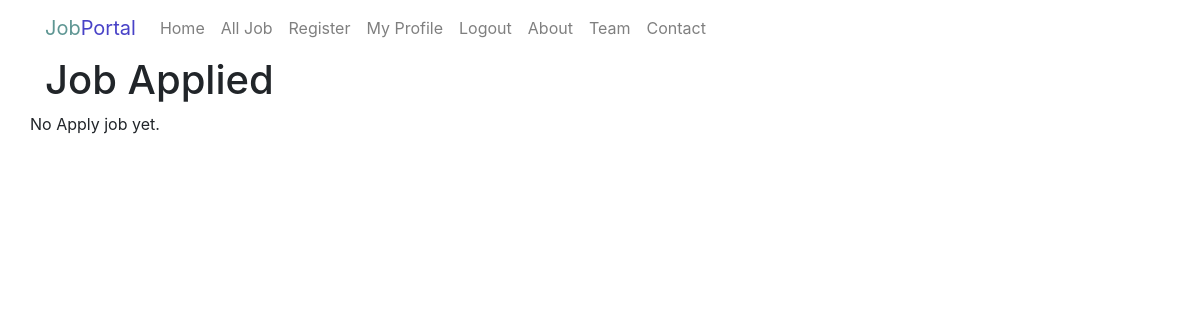
Page /applied-job/ (signed in) on the earlier database version.
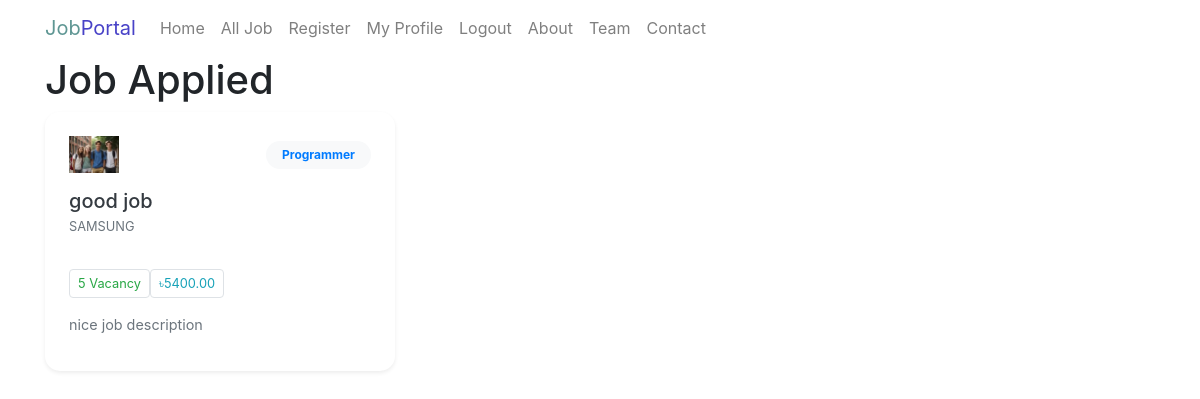
Same page on the later database version.
### Job_Portal_App/models.py (models this page shows, shortened)
class ApplyJobModel(models.Model):
    applied_by = models.ForeignKey(
        JobSeekerProfileModel,
        on_delete=models.CASCADE,
        related_name="my_applications",
        null=True,
    )
    applied_job = models.ForeignKey(
        JobPostModel,
        on_delete=models.CASCADE,
        related_name="applicants",
        null=True,
    )
    resume = models.FileField(upload_to="resumes/", null=True)
    applied_at = models.DateTimeField(auto_now_add=True, null=True)

class JobPostModel(models.Model):
    title = models.CharField(max_length=255, null=True)
    vacancy = models.PositiveIntegerField(null=True)
    category = models.ForeignKey(
        CategoryModel, on_delete=models.CASCADE, max_length=20, null=True,related_name='job_category'
    )
    job_description = models.TextField(null=True)
    skills_set = models.TextField(null=True)
    salary = models.DecimalField(max_digits=10, decimal_places=2, null=True)
    deadline = models.DateField(null=True)
    created_at = models.DateTimeField(auto_now_add=True, null=True)
    posted_by = models.ForeignKey(
        RecruiterProfileModel,
        on_delete=models.CASCADE,
        related_name="job_posts",
        null=True,
    )

class RecruiterProfileModel(models.Model):
    recruiter = models.OneToOneField(
        UserInfoModel,
        on_delete=models.CASCADE,
        related_name="recruiter_profile",
        null=True,
    )
    company_name = models.CharField(
        max_length=225,
        null=True,
    )
    email = models.EmailField(
        null=True,
    )
    address = models.TextField(
        null=True,
    )
    phone = models.CharField(
        max_length=20,
        null=True,
    )
    logo = models.ImageField(
        upload_to="recruiter_logos/",
        null=True,
    )

class CategoryModel(models.Model):
    name = models.CharField(max_length=50, null=True)

### Job_Portal_App/views.py (the view)
# urls.py: path("applied-job/", job_applied, name="job_applied"),
def job_applied(request):
    if request.user.is_authenticated:
        user = request.user
        if user.user_types == "Seeker":
            try:
                form_data = ApplyJobModel.objects.filter(applied_by=user.seeker_profile)
            except ApplyJobModel.DoesNotExist:
                form_data = None
        else:
            form_data = None
    else:
        form_data = None
    context = {
        "form_data": form_data,
        "title": "Applied Job List",
    }
    return render(request, "job_applied.html", context)

### Job_Portal_App/templates/job_applied.html (shortened to what this page needs)
{% extends 'master/base.html' %}
{% block blockname %}
  <h1>Job Applied</h1>
  <div class="row">
    {% for job in form_data %}
      <div class="col-md-6 col-lg-4 mb-4">
        <div class="card h-100 shadow-sm border-0" style="border-radius: 15px; overflow: hidden;">
          <div class="card-header bg-white border-0 pt-4 px-4">
            <div class="d-flex justify-content-between align-items-center">
              <img style="width: 50px;" src="{{ job.applied_job.posted_by.logo.url }}" alt=" {{ job.posted_by.logo.url }}" />
              <span class="badge bg-light text-primary px-3 py-2" style="border-radius: 30px;"> {{ job.applied_job.category.name }}</span>
            </div>
            <h5 class="card-title fw-bold mt-3 mb-1 text-dark">{{ job.applied_job.title }}</h5>
            <p class="text-muted small mb-0">
               {{ job.applied_job.posted_by.company_name }}
            </p>
          </div>
          <div class="card-body px-4">
            <div class="d-flex flex-wrap gap-2 mb-3">
              <span class="small bg-soft-success text-success border px-2 py-1 rounded"> {{ job.applied_job.vacancy }} Vacancy</span>
              <span class="small bg-soft-info text-info border px-2 py-1 rounded"> ৳{{ job.applied_job.salary }}</span>
            </div>
            <p class="card-text text-secondary mb-3" style="font-size: 0.9rem; display: -webkit-box; -webkit-line-clamp: 2; -webkit-box-orient: vertical; overflow: hidden;">{{ job.applied_job.job_description }}</p>
          </div>
          </div>
        </div>
      </div>
    {% empty %}
      <p class="text-center">No Apply job yet.</p>
    {% endfor %}
  </div>
{% endblock %}

Differences in the rows shown:
added ApplyJobModel: applied_job.posted_by.logo (picture), applied_job.category.name "Programmer", applied_job "good job", applied_job.posted_by.company_name "SAMSUNG", applied_job.vacancy "5", applied_job.salary "5400.00", applied_job.job_description "nice job description"
Other differences:
text no longer shown: "No Apply job yet."
